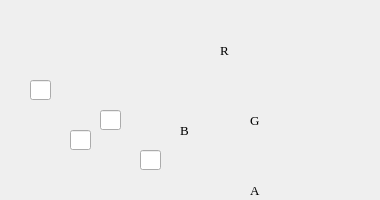
<?xml version="1.0" encoding="UTF-8"?>
<ui version="4.0">
 <class>ColorSelectionWidget</class>
 <widget class="QWidget" name="ColorSelectionWidget">
  <property name="geometry">
   <rect>
    <x>0</x>
    <y>0</y>
    <width>380</width>
    <height>200</height>
   </rect>
  </property>
  <property name="font">
   <font>
    <family>Times New Roman</family>
    <pointsize>10</pointsize>
   </font>
  </property>
  <property name="windowTitle">
   <string>Form</string>
  </property>
  <widget class="QLabel" name="r_color_label">
   <property name="geometry">
    <rect>
     <x>220</x>
     <y>30</y>
     <width>21</width>
     <height>41</height>
    </rect>
   </property>
   <property name="text">
    <string>R</string>
   </property>
  </widget>
  <widget class="QLabel" name="g_color_label">
   <property name="geometry">
    <rect>
     <x>250</x>
     <y>100</y>
     <width>21</width>
     <height>41</height>
    </rect>
   </property>
   <property name="text">
    <string>G</string>
   </property>
  </widget>
  <widget class="QLabel" name="b_color_label">
   <property name="geometry">
    <rect>
     <x>180</x>
     <y>110</y>
     <width>21</width>
     <height>41</height>
    </rect>
   </property>
   <property name="text">
    <string>B</string>
   </property>
  </widget>
  <widget class="QLineEdit" name="r_color_lineEdit">
   <property name="geometry">
    <rect>
     <x>30</x>
     <y>80</y>
     <width>21</width>
     <height>20</height>
    </rect>
   </property>
  </widget>
  <widget class="QLineEdit" name="b_color_lineEdit">
   <property name="geometry">
    <rect>
     <x>70</x>
     <y>130</y>
     <width>21</width>
     <height>20</height>
    </rect>
   </property>
  </widget>
  <widget class="QLineEdit" name="g_color_lineEdit">
   <property name="geometry">
    <rect>
     <x>100</x>
     <y>110</y>
     <width>21</width>
     <height>20</height>
    </rect>
   </property>
  </widget>
  <widget class="QLineEdit" name="alpha_color_lineEdit">
   <property name="geometry">
    <rect>
     <x>140</x>
     <y>150</y>
     <width>21</width>
     <height>20</height>
    </rect>
   </property>
  </widget>
  <widget class="QLabel" name="alpha_color_label">
   <property name="geometry">
    <rect>
     <x>250</x>
     <y>170</y>
     <width>21</width>
     <height>41</height>
    </rect>
   </property>
   <property name="text">
    <string>A</string>
   </property>
  </widget>
 </widget>
 <resources/>
 <connections/>
</ui>
